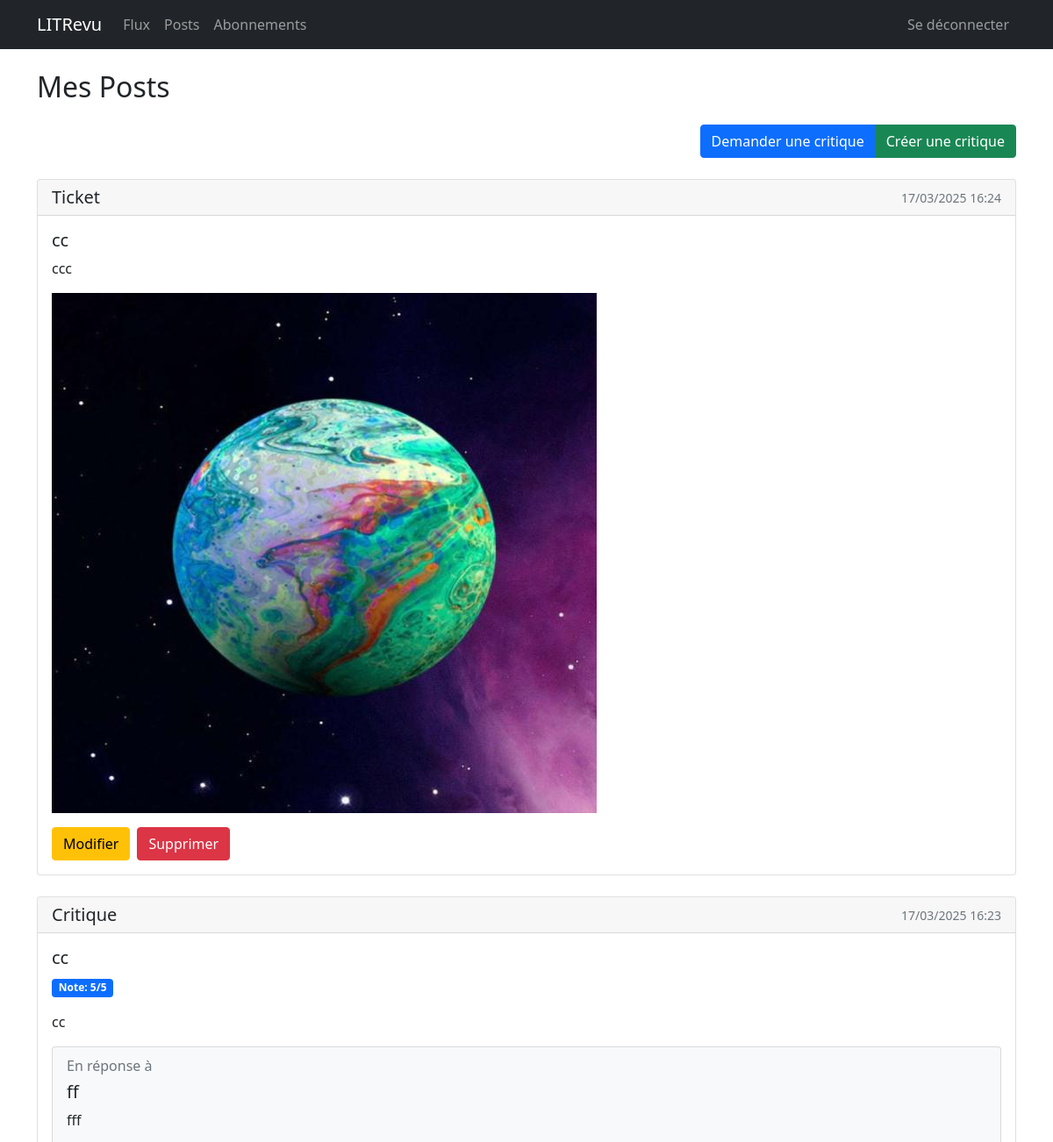
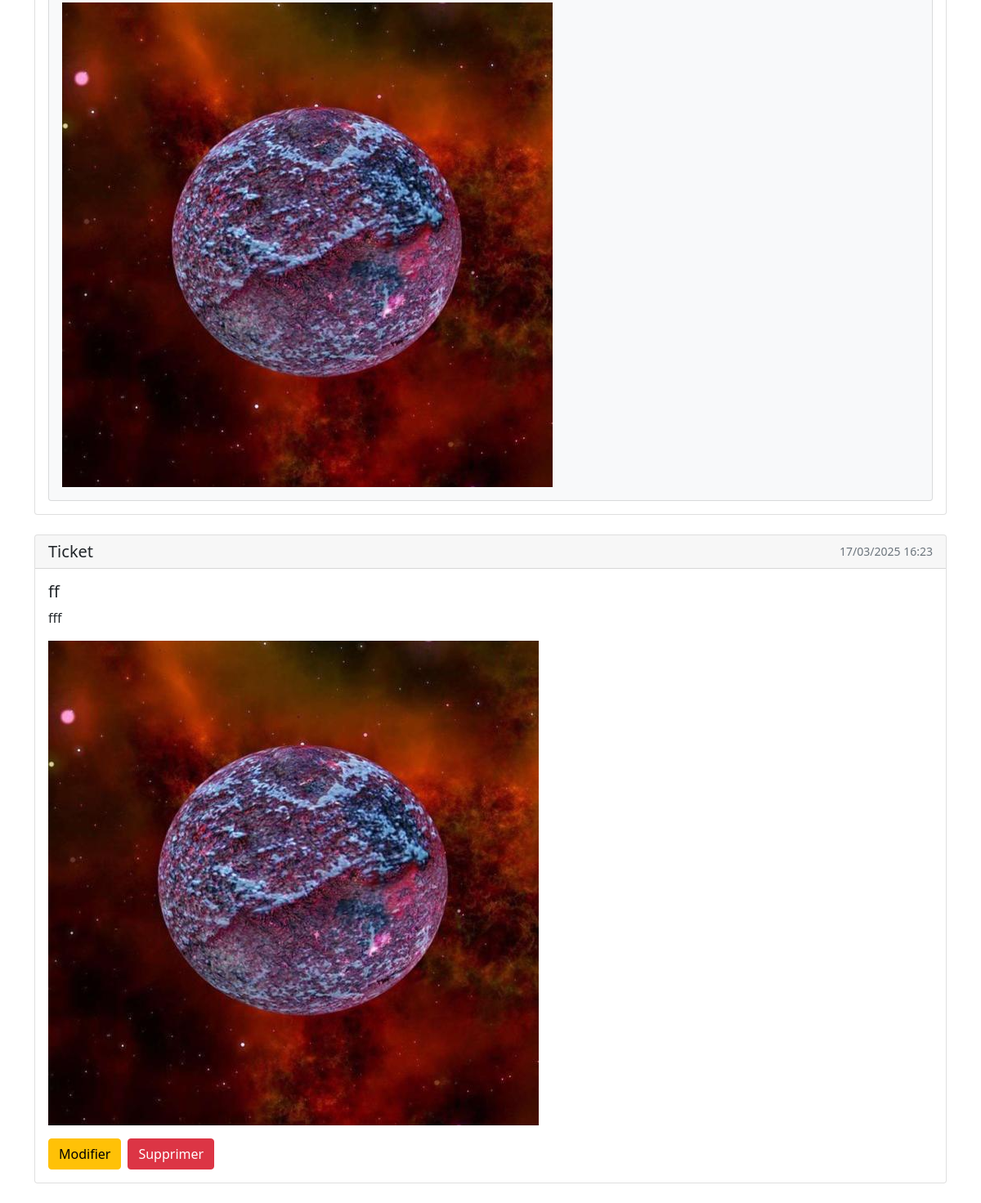
The page /posts/ (signed in) on the database its author committed (2 pictures, top to bottom).
### listings/models.py (models this page shows, shortened)
class Ticket(models.Model):
    title = models.CharField(
        max_length=128, help_text="Le titre du livre ou de l'article"
    )
    description = models.TextField(
        max_length=2048, blank=True, help_text="La description du livre ou de l'article"
    )
    user = models.ForeignKey(
        to=settings.AUTH_USER_MODEL,
        on_delete=models.CASCADE,
        help_text="L'utilisateur qui a créé le ticket",
    )
    image = models.ImageField(
        null=True,
        blank=True,
        upload_to="tickets/",
        help_text="La couverture du livre ou une image de l'article",
    )
    time_created = models.DateTimeField(
        auto_now_add=True, help_text="La date et l'heure de création du ticket"
    )

class Review(models.Model):
    ticket = models.ForeignKey(
        to=Ticket,
        on_delete=models.CASCADE,
        help_text="Le ticket auquel cette critique répond",
    )
    rating = models.PositiveSmallIntegerField(
        validators=[MinValueValidator(0), MaxValueValidator(5)],
        help_text="La note attribuée (entre 0 et 5)",
    )
    headline = models.CharField(max_length=128, help_text="Le titre de la critique")
    body = models.TextField(
        max_length=8192, blank=True, help_text="Le contenu de la critique"
    )
    user = models.ForeignKey(
        to=settings.AUTH_USER_MODEL,
        on_delete=models.CASCADE,
        help_text="L'utilisateur qui a écrit la critique",
    )
    time_created = models.DateTimeField(
        auto_now_add=True, help_text="La date et l'heure de création de la critique"
    )

### listings/views.py (the view)
# urls.py: path("posts/", views.posts, name="posts"),
@login_required
def posts(request):
    tickets = Ticket.objects.filter(user=request.user)
    reviews = Review.objects.filter(user=request.user)
    tickets = tickets.annotate(content_type=Value("TICKET", CharField()))
    reviews = reviews.annotate(content_type=Value("REVIEW", CharField()))
    posts = sorted(
        chain(reviews, tickets), key=lambda post: post.time_created, reverse=True
    )
    return render(request, "listings/posts.html", context={"posts": posts})

### listings/templates/listings/posts.html (shortened to what this page needs)
{% extends 'listings/base.html' %}
{% block content %}
<h2 class="mb-4">Mes Posts</h2>
<div class="d-flex justify-content-end mb-4">
    <div class="btn-group">
        <a href="{% url 'ticket-create' %}" class="btn btn-primary">Demander une critique</a>
        <a href="{% url 'review-create' %}" class="btn btn-success">Créer une critique</a>
    </div>
</div>
{% for post in posts %}
    {% if post.content_type == 'TICKET' %}
    <div class="card mb-4">
        <div class="card-header">
            <div class="d-flex justify-content-between align-items-center">
                <h5 class="mb-0">Ticket</h5>
                <small class="text-muted">{{ post.time_created|date:"d/m/Y H:i" }}</small>
            </div>
        </div>
        <div class="card-body">
            <h5 class="card-title">{{ post.title }}</h5>
            <p class="card-text">{{ post.description }}</p>
            {% if post.image %}
            <img src="{{ post.image.url }}" class="img-fluid mb-3" alt="{{ post.title }}">
            {% endif %}
            <div class="d-flex gap-2">
                <a href="{% url 'ticket-edit' post.id %}" class="btn btn-warning">Modifier</a>
                <a href="{% url 'ticket-delete' post.id %}" class="btn btn-danger">Supprimer</a>
            </div>
        </div>
    </div>
    {% elif post.content_type == 'REVIEW' %}
    <div class="card mb-4">
        <div class="card-header">
            <div class="d-flex justify-content-between align-items-center">
                <h5 class="mb-0">Critique</h5>
                <small class="text-muted">{{ post.time_created|date:"d/m/Y H:i" }}</small>
            </div>
        </div>
        <div class="card-body">
            <h5 class="card-title">{{ post.headline }}</h5>
            <div class="mb-3">
                <span class="badge bg-primary">Note: {{ post.rating }}/5</span>
            </div>
            <p class="card-text">{{ post.body }}</p>
            <div class="card bg-light">
                <div class="card-body">
                    <h6 class="card-subtitle mb-2 text-muted">En réponse à</h6>
                    <h5 class="card-title">{{ post.ticket.title }}</h5>
                    <p class="card-text">{{ post.ticket.description }}</p>
                    {% if post.ticket.image %}
                    <img src="{{ post.ticket.image.url }}" class="img-fluid" alt="{{ post.ticket.title }}">
                    {% endif %}
                </div>
            </div>
        </div>
    </div>
    {% endif %}
{% empty %}
<div class="alert alert-info">
    Vous n'avez pas encore créé de posts. Commencez par créer un ticket ou une critique !
</div>
{% endfor %}
{% endblock content %}

### rows shown on the page
Ticket: time_created "17/03/2025 16:24", title "cc", description "ccc", image (picture)
Review: time_created "17/03/2025 16:23", headline "cc", rating "5", body "cc", ticket "ff", ticket.description "fff", ticket.image (picture)
Ticket: time_created "17/03/2025 16:23", title "ff", description "fff", image (picture)
